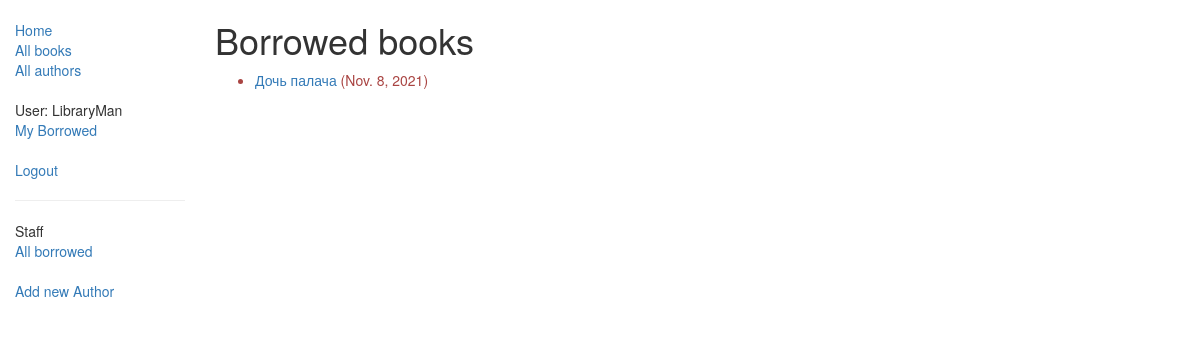
The page /catalog/mybooks/ (signed in) on the database as committed earlier.
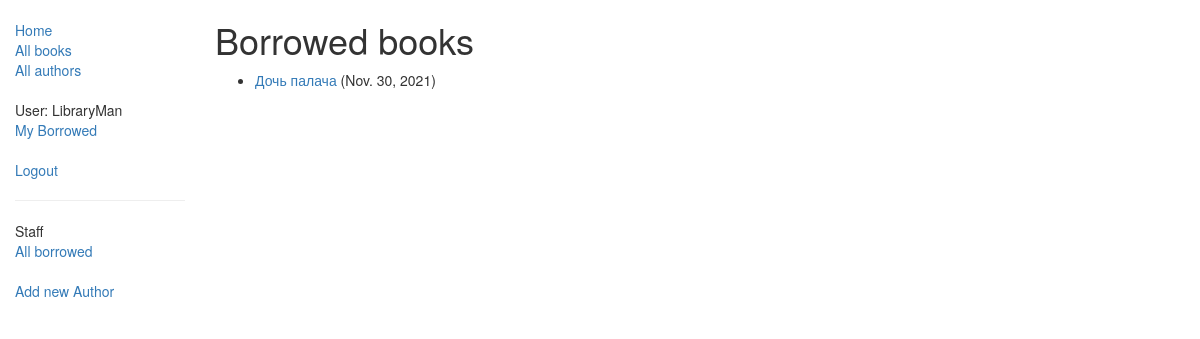
The same page on the database as committed later.
### catalog/models.py (models this page shows, shortened)
class BookInstance(models.Model):
    id = models.UUIDField(primary_key=True, default=uuid.uuid4, help_text="Unique ID for this particular book across whole library")
    book = models.ForeignKey('Book', on_delete=models.SET_NULL, null=True)
    imprint = models.CharField(max_length=200)
    due_back = models.DateField(null=True, blank=True)
    borrower = models.ForeignKey(User, on_delete=models.SET_NULL, null=True, blank=True)
    LOAN_STATUS = (
        ('m', 'Maintenance'),
        ('o', 'On loan'),
        ('a', 'Available'),
        ('r', 'Reserved'),
    )
    status = models.CharField(max_length=1, choices=LOAN_STATUS, blank=True, default='m', help_text='Book availability')
    class Meta:
        ordering = ["due_back"]
        permissions = (("can_mark_returned", "Set book as returned"),)
    @property
    def is_overdue(self):
        if self.due_back and date.today() > self.due_back:
            return True
        return False

class Book(models.Model):
    title = models.CharField(max_length=200)
    author = models.ForeignKey('Author', on_delete=models.SET_NULL, null=True)
    summary = models.TextField(max_length=1000, help_text="Enter a brief description of the book")
    isbn = models.CharField('ISBN', max_length=13,
                            help_text='13 Character <a href="https://www.isbn-international.org/content/what-isbn">ISBN number</a>')
    genre = models.ManyToManyField(Genre, help_text="Select a genre for this book")
    language = models.ForeignKey('Language', on_delete=models.SET_NULL, null=True)
    def display_genre(self):
        """        Creates a string for the Genre. This is required to display genre in Admin.        """
        return ', '.join([genre.name for genre in self.genre.all()[:3]])
    def display_language(self):
        """        Creates a string for the Language. This is required to display Language in Admin.        """
        return self.language
    display_genre.short_description = 'Genre'
    display_language.short_description = 'Language'

### catalog/views.py (the view)
class LoanedBooksByUserListView(LoginRequiredMixin, generic.ListView):
    model = BookInstance
    template_name = 'catalog/bookinstance_list_borrowed_user.html'
    paginate_by = 2
    def get_queryset(self):
        return BookInstance.objects. \
            filter(borrower=self.request.user). \
            filter(status__exact='o'). \
            order_by('due_back')

### catalog/templates/catalog/bookinstance_list_borrowed_user.html
{% extends "base_generic.html" %}
{% block content %}
    <h1>Borrowed books</h1>
    {% if bookinstance_list %}
    <ul>
      {% for bookinst in bookinstance_list %}
      <li class="{% if bookinst.is_overdue %}text-danger{% endif %}">
        <a href="{% url 'book-detail' bookinst.book.pk %}">{{bookinst.book.title}}</a> ({{ bookinst.due_back }})
      </li>
      {% endfor %}
    </ul>
    {% else %}
      <p>There are no books borrowed.</p>
    {% endif %}
{% endblock %}

Rows that differ between the two databases and show on the page:
changed BookInstance "Дочь палача": due_back "Nov. 8, 2021" → "Nov. 30, 2021"
